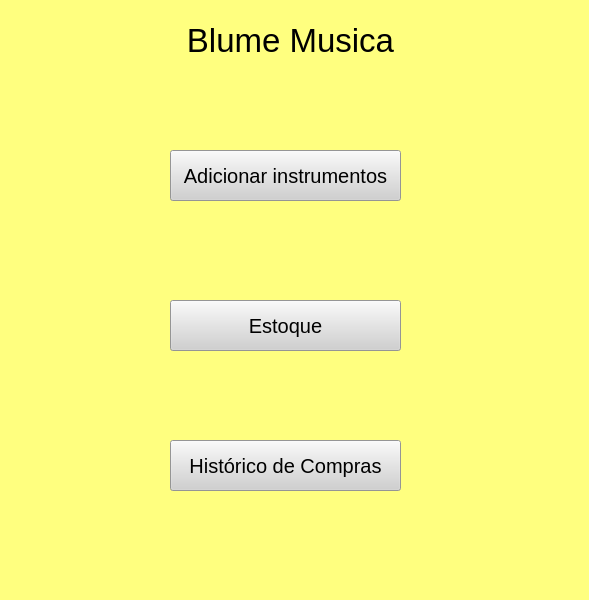
<?xml version="1.0" encoding="UTF-8"?>
<ui version="4.0">
 <class>MainWindow</class>
 <widget class="QMainWindow" name="MainWindow">
  <property name="geometry">
   <rect>
    <x>0</x>
    <y>0</y>
    <width>589</width>
    <height>600</height>
   </rect>
  </property>
  <property name="windowTitle">
   <string>MainWindow</string>
  </property>
  <property name="styleSheet">
   <string notr="true">background-color: rgb(255, 255, 127);</string>
  </property>
  <widget class="QWidget" name="centralwidget">
   <widget class="QLabel" name="label">
    <property name="geometry">
     <rect>
      <x>140</x>
      <y>10</y>
      <width>301</width>
      <height>61</height>
     </rect>
    </property>
    <property name="font">
     <font>
      <pointsize>25</pointsize>
     </font>
    </property>
    <property name="text">
     <string>Blume Musica</string>
    </property>
    <property name="alignment">
     <set>Qt::AlignCenter</set>
    </property>
   </widget>
   <widget class="QPushButton" name="pushButton">
    <property name="geometry">
     <rect>
      <x>170</x>
      <y>150</y>
      <width>231</width>
      <height>51</height>
     </rect>
    </property>
    <property name="font">
     <font>
      <pointsize>15</pointsize>
     </font>
    </property>
    <property name="styleSheet">
     <string notr="true">background-color: rgb(208, 208, 208);</string>
    </property>
    <property name="text">
     <string>Adicionar instrumentos</string>
    </property>
   </widget>
   <widget class="QPushButton" name="pushButton_2">
    <property name="geometry">
     <rect>
      <x>170</x>
      <y>300</y>
      <width>231</width>
      <height>51</height>
     </rect>
    </property>
    <property name="font">
     <font>
      <pointsize>15</pointsize>
     </font>
    </property>
    <property name="styleSheet">
     <string notr="true">background-color: rgb(208, 208, 208);</string>
    </property>
    <property name="text">
     <string>Estoque</string>
    </property>
   </widget>
   <widget class="QPushButton" name="pushButton_3">
    <property name="geometry">
     <rect>
      <x>170</x>
      <y>440</y>
      <width>231</width>
      <height>51</height>
     </rect>
    </property>
    <property name="font">
     <font>
      <pointsize>15</pointsize>
     </font>
    </property>
    <property name="styleSheet">
     <string notr="true">background-color: rgb(208, 208, 208);</string>
    </property>
    <property name="text">
     <string>Histórico de Compras</string>
    </property>
   </widget>
  </widget>
  <widget class="QMenuBar" name="menubar">
   <property name="geometry">
    <rect>
     <x>0</x>
     <y>0</y>
     <width>589</width>
     <height>20</height>
    </rect>
   </property>
  </widget>
  <widget class="QStatusBar" name="statusbar"/>
 </widget>
 <resources/>
 <connections/>
</ui>
